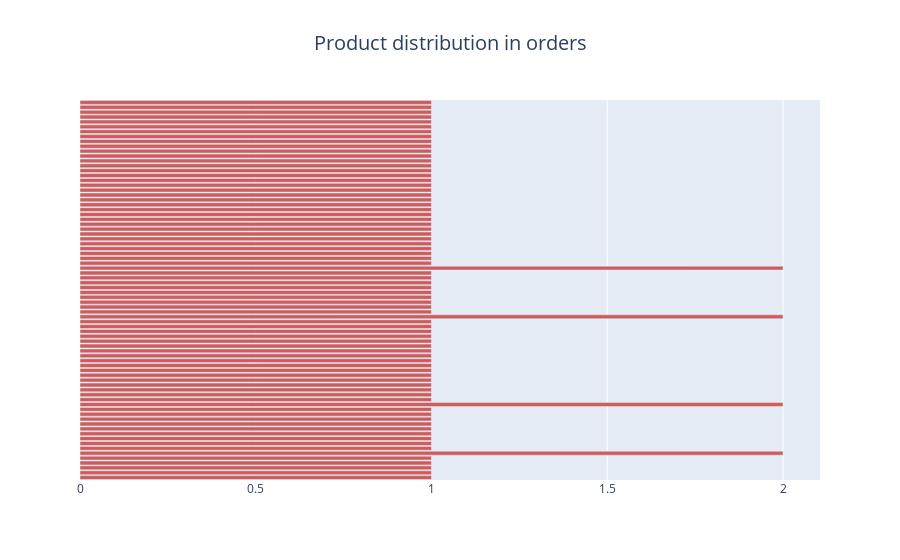

Write notebook code for a chart like this one.
### Markdown cell above
### 3.3 Distribution of product references in the orders <a class="anchor" id="section3_3"></a>

### Code cell
fig = go.Figure()
fig.add_trace(go.Bar(
    x=orders_coverage['Count'],
    y=orders_coverage['Order'],
    name='Primary Product',
    marker_color='indianred',
    orientation='h'
))

fig.update_yaxes(visible=False, showticklabels=False)

fig.update_layout(
  height=max([len(order_name) for order_name in orders_coverage['Order']])*10,
  #width=1000, #len(orders_coverage['Order'])*20,
  title={'text': "Product distribution in orders",
          'x':0.5,
          'xanchor': 'center',
          'font_size': 20,
    }
)

fig.show()

### Figure 1 — Plotly figure (JSON) as saved in the notebook; plotly's stock layout.template omitted (floating-point values rounded to 4 significant figures)
{"data": [{"marker": {"color": "indianred"}, "name": "Primary Product", "orientation": "h", "type": "bar", "x": [1, 1, 1, 1, 1, 2, 1, 1, 1, 1, 1, 1, 1, 1, 1, 2, 1, 1, 1, 1, 1, 1, 1, 1, 1, 1, 1, 1, 1, 1, 1, 1, 1, 2, 1, 1, 1, 1, 1, 1, 1, 1, 1, 2, 1, 1, 1, 1, 1, 1, 1, 1, 1, 1, 1, 1, 1, 1, 1, 1, 1, 1, 1, 1, 1, 1, 1, 1, 1, 1, 1, 1, 1, 1, 1, 1, 1, 1], "y": ["Samsung - 55 Class - LED - Curved - Q7C Series - 2160p - Smart - 4K UHD TV with HDR\"", "Connect Dual-Headphone Bluetooth Audio Transmitter", "SiriusXM SXEZR1V1 XM Onyx EZR Satellite Radio Receiver with Vehicle Kit", "Sony - 2.1-Channel Soundbar System with 6.3 Wireless Subwoofer and Digital Amplifier - Black\"", "CORSAIR - Vengeance LPX 16GB (2PK x 8GB) 3.2 GHz DDR4 DRAM Desktop Memory Kit - Black", "GoSafe S30 1080p Dash Cam", "CORSAIR - VENGEANCE LED Series 16GB (2PK 8GB) 2.4GHz DDR4 Desktop Memory with LED Lighting - Black", "JBL Inspire 700 In-Ear Wireless Sport Headphones with Charging Case (Black)", "DNA 15 Slim Messenger Bag (Graphite)", "Master and Dynamic MH40S2 Award Winning Over-ear", "Yamaha - 30W Desktop Audio System - Black", "Apple MacBook Pro with Touch Bar - 13.3 - Core i5 - 8 GB RAM - 512 GB SSD - English\"", "SanDisk Ultra II 500GB SATA III SSD - 2.5-Inch 7mm Height Solid State Drive - SDSSDHII-500G-G25", "LP-E6N Lithium-Ion Battery Pack (7.2V, 1865mAh)", "Silencio 352 microATX Case (Black)", "HDR-AS200V Full HD Action Cam", "Cooler Master - HAF X Ultimate Full-Tower Chassis - Black", "Details About Netgear Nighthawk A7000 (ac1900) Dualband Wifi Usb Adapter", "Elite SC-LX501 7.2-Channel Network A/V Receiver", "Details About Arris Surfboard Svg2482ac Docsis 3.0 Cable Modem Wifi Router Xfinity Voice Voip", "Details About Zmodo Hd Wifi Home Security Camera Twoway Audio Motion Detection Cloud Service", "MU9000-Series 65-Class HDR UHD Smart LED TV", "Stile Collection Bella IV Shoulder Bag (Black)", "SF Slim Lens Pouch 75 AW", "M.Zuiko Digital ED 40-150mm f/4-5.6 R Lens (Silver)", "IOGEAR Wireless Screen Sharing and MiraCast Kit (GWSSKIT)", "DENAQ - AC Power Adapter and Charger for Select HP Omnibook, Pavilion and Presario Laptops - Black", "Sennheiser - HD 599 Over-the-Ear Headphones HD 5 - Brown/ivory/matte metallic", "Samsung - 850 EVO 500GB Internal SATA Solid State Drive for Laptops and PC", "Get Up Stand Bluetooth Home Audio System", "Leviathan Elite Gaming Soundbar", "Bose® - Companion® 20 Multimedia Speaker System (2-Piece) - White", "Apple - iPad mini 4 Wi-Fi + Cellular 128GB - Sprint - Silver", "Kenwood KFC-1653MRW 6.5 2-way Marine Speakers Pair (White)\"", "Corsair CMSA8GX3M2A1066C7 Apple 8 GB Dual Channel Kit DDR3 1066 (PC3 8500) 204-Pin DDR3 Laptop SO-DIMM Memory 1.5V", "Refurbished Samsung Curved 65 4K (2160P) Smart QLED TV (2017 Model) + 1 Year Extended Warranty (QN65Q7CAMFXZA)\"", "Dell DW316 External USB Slim DVD R/W Optical Drive 429-AAUX", "Pioneer - 5.1-Ch. 4K Ultra HD HDR Compatible A/V Home Theater Receiver - Black", "Details About Fits Chevy Silverado Pickup 19992006 Speaker Upgrade Pioneer Tsg1345r Tsg4620s", "Yamaha - Natural Sound 5 2-Way All-Weather Outdoor Speakers (Pair) - White\"", "Samsung - 65 Class - LED - Curved - MU7500 Series - 2160p - Smart - 4K UHD TV with HDR\"", "Details About Alpine 480w 6.5 2way Typee Coaxial Car Speakers W/ Silk Tweeters | Spe6000\"", "Jensen174 Portable 3-Speed Stereo Turntable With Built-In Speakers - Black (jta-410 )", "Logitech Circle Black Portable Wifi Video Monitoring Camera Webcam", "Samsung - 960 EVO 250GB Internal PCI Express 3.0 x4 (NVMe) Solid State Drive for Laptops", "Yamaha - AVENTAGE 7.2-Ch. 4K Ultra HD A/V Home Theater Receiver - Black", "Samsung - 32 Class (31.5\" Diag.) - LED - 720p - Smart - HDTV\"", "Alpine - 5 x 7\" 2-Way Coaxial Car Speakers with Poly-Mica Cones (Pair) - Black\"", "Sony - 5.1-Ch. 3D / Smart Blu-ray Home Theater System - Black", "Samsung - 65 Class - LED - MU6290 Series - 2160p - Smart - 4K Ultra HD TV with HDR\"", "VPL-HW45ES Full HD Home Theater Projector (Black)", "Adventura SH 140 II Shoulder Bag (Black)", "Olympus TG-5 Waterproof Camera with 3-Inch LCD", "Leica DG Vario-Elmar 100-400mm f/4-6.3 ASPH. POWER O.I.S. Lens", "Details About Netgear Modem Vdsl/adsl Broadband High Speed Dsl Dm200 Verizon At&t Used!", "ELECTRIC100H Spectrum Motorized Projection Screen (49 x 87, 110V, 60Hz)", "Logitech Ultrathin Touch Mouse T630 for Windows 8 Touch Gestures", "LG Electronics OLED65C7P 65-Inch 4K Ultra HD Smart OLED TV - Refurbished", "Hisense - 55 Class - LED - H9 Series - 2160p - Smart - 4K UHD TV with HDR\"", "Universal Foldable Bluetooth Keyboard for Mobile Devices", "Details About Openbox Excellent: Alienware Aw2518h 25 Led Fhd Gsync Monitor Black\"", "Samsung - 65 Class - LED - MU7000 Series - 2160p - Smart - 4K UHD TV with HDR\"", "LG - 65 Class - LED - SJ8500 Series - 2160p - Smart - 4K UHD TV with HDR\"", "Details About Sony Kd43x720e 43inch 4k Ultra Hd Smart Led Tv (2017 Model) Kd43x720e", "Gear 360 Spherical VR Camera", "RX-V583 7.2-Channel Network A/V Receiver", "Lumix G 42.5mm f/1.7 ASPH. POWER O.I.S. Lens", "Audio Video Shelf", "Sony - 55 Class - OLED - A1E Series - 2160p - Smart - 4K UHD TV with HDR\"", "MartinLogan - Dynamo 500 10 360-Watt Powered Subwoofer - Black\"", "SAMSUNG 65 Class 4K (2160P) Ultra HD Smart QLED HDR TV QN65Q6FNAFXZA (2018 Model)\"", "Logitech iPad Pro 12.9 inch Keyboard Case SLIM COMBO with Detachable", "Lowepro - Slingshot Edge 250 AW Camera Backpack - Black", "R120WH2 ezFrame 2 58.7 x 104.7 Fixed Frame Projection Screen", "Refurbished Jaybird F5-S-B Freedom F5 In-Ear Wireless Headphones - Carbon", "4TB Network OEM HDD Retail Kit (8-Pack, WD40EFRX, Red Drives)", "Amps Air Bluetooth Wireless Earbuds (Deep Blue)", "E100 1080p Dash Camera"]}], "layout": {"autosize": true, "title": {"font": {"size": 20}, "text": "Product distribution in orders", "x": 0.5, "xanchor": "center"}, "xaxis": {"autorange": true, "range": [0, 2.105], "type": "linear"}, "yaxis": {"autorange": true, "range": [-0.5, 77.5], "showticklabels": false, "type": "category", "visible": false}}}
